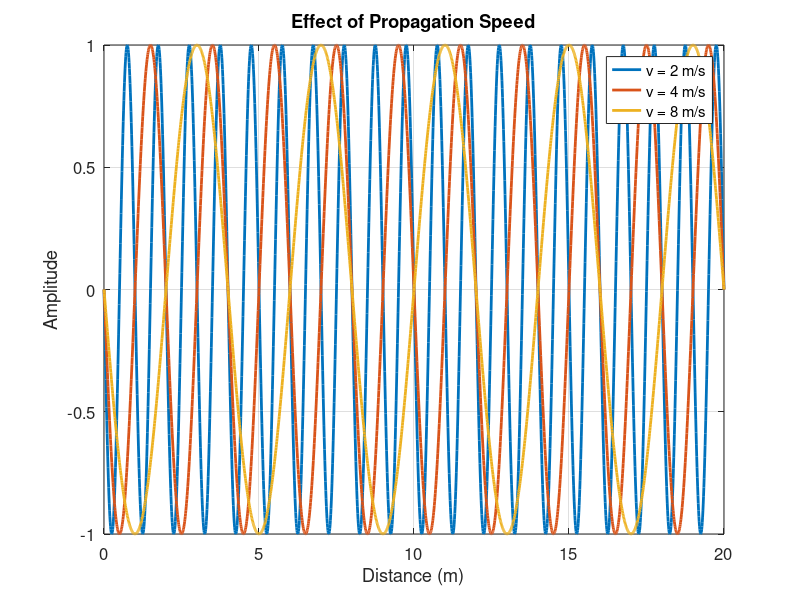

MATLAB code for this plot:
%%%%%%%%%%%%%%%%%%%%%%%%%%%%%%%%%%%%%%%%%%%%%%%%%%%%%%%%%%%%%%%%%%%%%%%%%%%
% Project : Beamforming From First Principles Using MATLAB
%
% Chapter : 01 - Fundamentals of Waves
%
% Lesson  : 11 - What Is Propagation Speed?
%
% File    : Lesson11_What_Is_Propagation_Speed.m
%
% Description:
% Demonstrates how propagation speed affects wave propagation while
% frequency remains constant.
%
% Version : 1.0.0
%%%%%%%%%%%%%%%%%%%%%%%%%%%%%%%%%%%%%%%%%%%%%%%%%%%%%%%%%%%%%%%%%%%%%%%%%%%

%% Add Common Functions to MATLAB Path

projectRoot = fileparts( ...
              fileparts( ...
              fileparts( ...
              fileparts(mfilename('fullpath')))));

addpath(fullfile(projectRoot,'Common'));

%% Initialization

clear;
clc;
close all;

%% Simulation Parameters

% Wave amplitude
amplitude = 1;

% Frequency (Hz)
frequency = 2;

% Propagation speeds (m/s)
waveSpeed = [2 4 8];

% Simulation time
currentTime = 1.0;

% Distance axis
distance = linspace(0,20,2000);

%% Create Figure

figure('Color','w');
hold on;
grid on;
box on;

%% Generate Waves

for k = 1:length(waveSpeed)

    wavelength = waveSpeed(k)/frequency;

    omega = 2*pi*frequency;

    waveNumber = 2*pi/wavelength;

    wave = amplitude * sin( ...
        omega*currentTime ...
        - waveNumber*distance);

    plot(distance,...
         wave,...
         'LineWidth',2);

end

%% Figure Formatting

title('Effect of Propagation Speed');

xlabel('Distance (m)');
ylabel('Amplitude');

legend( ...
sprintf('v = %.0f m/s',waveSpeed(1)),...
sprintf('v = %.0f m/s',waveSpeed(2)),...
sprintf('v = %.0f m/s',waveSpeed(3)),...
'Location','best');

set(gca,'FontSize',12);

%% Display Results

fprintf('\n');
fprintf('Propagation Speed Analysis\n');
fprintf('------------------------------\n');

for k = 1:length(waveSpeed)

    wavelength = waveSpeed(k)/frequency;

    fprintf('Speed = %5.2f m/s   Wavelength = %6.2f m\n',...
        waveSpeed(k),...
        wavelength);

end

fprintf('\nFrequency = %.2f Hz\n',frequency);

%% Export Figure

% exportgraphics(gcf,...
% fullfile('..','Figures',...
% 'Fig11_Propagation_Speed.png'),...
% 'Resolution',300);

%% End of Lesson

%%%%%%%%%%%%%%%%%%%%%%%%%%%%%%%%%%%%%%%%%%%%%%%%%%%%%%%%%%%%%%%%%%%%%%%%%%%
